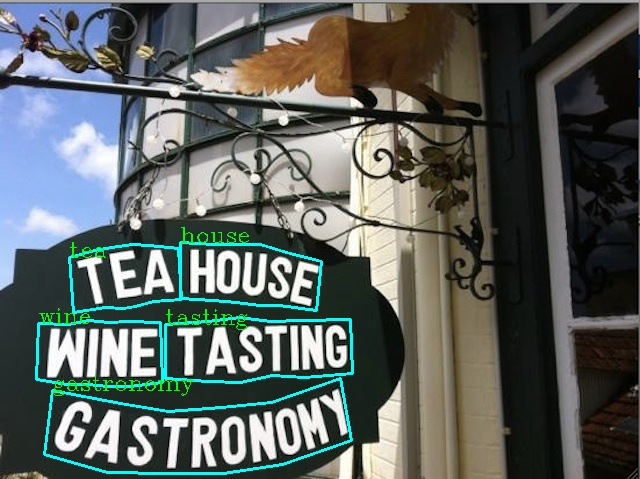
#> input picture show.jpg, 640 x 479 px
$ python -i pgnet_dataload.py   (imports and definitions only)   (older library calls are emulated)
#> lines starting #> are read from the running program, lines starting #| are printed output that depends on the picture
import six
import numpy as np
import cv2
import math
from torch.utils.data import DataLoader,Dataset
import os
import torch
import copy

class DecodeImage(object):
    """ decode image """
    def __init__(self, img_mode='RGB', channel_first=False, **kwargs):
        self.img_mode = img_mode
        self.channel_first = channel_first

    # [23 lines left out: function __call__, not called in this run]


class E2ELabelEncodeTrain(object):
    def __init__(self, **kwargs):
        pass

    # [25 lines left out: function __call__, not called in this run]


class PGProcessTrain(object):
    def __init__(self,
                 character_dict_path='./ic15_dict.txt',
                 max_text_length=50,
                 max_text_nums=30,
                 tcl_len=64,
                 batch_size=10,
                 min_crop_size=24,
                 min_text_size=4,
                 max_text_size=512,
                 **kwargs):
        self.tcl_len = tcl_len
        self.max_text_length = max_text_length
        self.max_text_nums = max_text_nums
        self.batch_size = batch_size
        self.min_crop_size = min_crop_size
        self.min_text_size = min_text_size
        self.max_text_size = max_text_size
        self.Lexicon_Table = self.get_dict(character_dict_path)
        self.pad_num = len(self.Lexicon_Table)
        self.img_id = 0

    def get_dict(self, character_dict_path):
        character_str = ""
        with open(character_dict_path, "rb") as fin:
            lines = fin.readlines()
            for line in lines:
                line = line.decode('utf-8').strip("\n").strip("\r\n")
                character_str += line
            dict_character = list(character_str)
        return dict_character

    # [858 lines left out: functions quad_area, gen_quad_from_poly, check_and_validate_polys, crop_area, fit_and_gather_tcl_points_v2, generate_direction_map and 18 more, not called in this run]

class KeepKeys(object):
    def __init__(self, keep_keys, **kwargs):
        self.keep_keys = keep_keys

    # [5 lines left out: function __call__, not called in this run]

# ['DecodeImage','E2ELabelEncodeTrain','<PGProcessTrain','KeepKeys']

class PGDataLoad(Dataset):
    # [9 lines left out: function __init__, not called in this run]

    def __len__(self):
        return len(self.lines)

    # [18 lines left out: function __getitem__, not called in this run]

class alignCollate(object):
    # [11 lines left out: function __call__, not called in this run]


>>> import cv2
>>> picture = cv2.imread('show.jpg', cv2.IMREAD_GRAYSCALE)
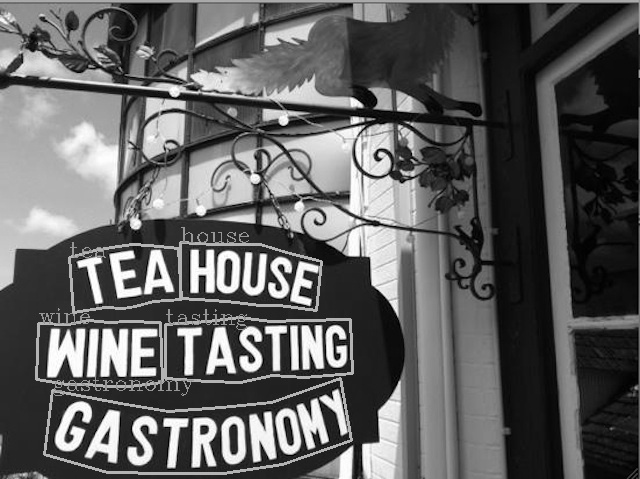
#> picture: shape (479, 640); min 0, max 255, mean 94.6
>>> result = PGProcessTrain()(picture)
#> (the run stopped early here; a loop or call above may not have finished)
